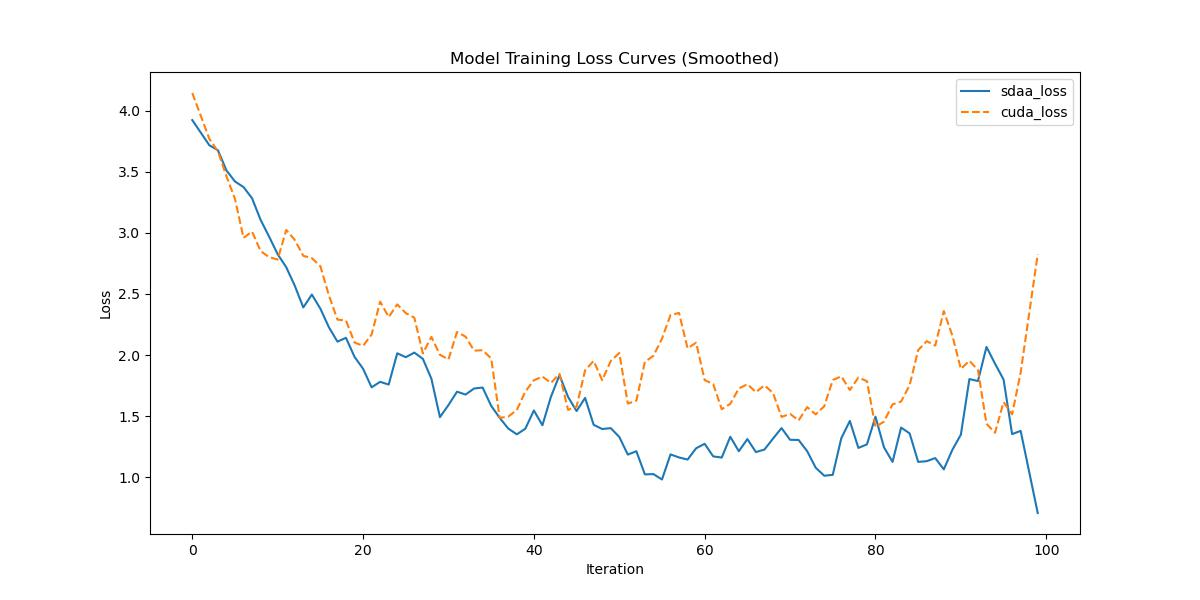

Recreate this plot in Python.
# BSD 3- Clause License Copyright (c) 2023, Tecorigin Co., Ltd. All rights
# reserved.
# Redistribution and use in source and binary forms, with or without
# modification, are permitted provided that the following conditions are met:
# Redistributions of source code must retain the above copyright notice,
# this list of conditions and the following disclaimer.
# Redistributions in binary form must reproduce the above copyright notice,
# this list of conditions and the following disclaimer in the documentation
# and/or other materials provided with the distribution.
# Neither the name of the copyright holder nor the names of its contributors
# may be used to endorse or promote products derived from this software
# without specific prior written permission.
#
# THIS SOFTWARE IS PROVIDED BY THE COPYRIGHT HOLDERS AND CONTRIBUTORS "AS IS"
# AND ANY EXPRESS OR IMPLIED WARRANTIES, INCLUDING, BUT NOT LIMITED TO, THE
# IMPLIED WARRANTIES OF MERCHANTABILITY AND FITNESS FOR A PARTICULAR PURPOSE
# ARE DISCLAIMED. IN NO EVENT SHALL THE COPYRIGHT HOLDER OR CONTRIBUTORS BE
# LIABLE FOR ANY DIRECT, INDIRECT, INCIDENTAL, SPECIAL, EXEMPLARY, OR
# CONSEQUENTIAL DAMAGES (INCLUDING, BUT NOT LIMITED TO, PROCUREMENT OF
# SUBSTITUTE GOODS OR SERVICES; LOSS OF USE, DATA, OR PROFITS; OR BUSINESS
# INTERRUPTION)
# HOWEVER CAUSED AND ON ANY THEORY OF LIABILITY, WHETHER IN CONTRACT,
# STRICT LIABILITY,OR TORT (INCLUDING NEGLIGENCE OR OTHERWISE)  ARISING IN ANY
# WAY OUT OF THE USE OF THIS SOFTWARE, EVEN IF ADVISED OF THE POSSIBILITY
# OF SUCH DAMAGE.
import re
import numpy as np
import matplotlib.pyplot as plt
from scipy.signal import savgol_filter
def compare_loss(benchmark_loss_array, sdaa_loss_array):

    # 截取后50个step的数据
    benchmark_loss_array = benchmark_loss_array[-50:]
    sdaa_loss_array = sdaa_loss_array[-50:]
    def MeanRelativeError(cuda_loss, sdaa_loss):
        return ((sdaa_loss - cuda_loss) / cuda_loss).mean()

    def MeanAbsoluteError(cuda_loss, sdaa_loss):
        return (sdaa_loss - cuda_loss).mean()

    benchmark_mean_loss = benchmark_loss_array
    sdaa_mean_loss = sdaa_loss_array

    benchmark_compare_loss = benchmark_mean_loss
    sdaa_compare_loss = sdaa_mean_loss
    mean_relative_error = MeanRelativeError(benchmark_compare_loss, sdaa_compare_loss)
    mean_absolute_error = MeanAbsoluteError(benchmark_compare_loss, sdaa_compare_loss)

    print("MeanRelativeError:", mean_relative_error)
    print("MeanAbsoluteError:", mean_absolute_error)

    if mean_relative_error <= mean_absolute_error:
        print("Rule,mean_relative_error", mean_relative_error)
    else:
        print("Rule,mean_absolute_error", mean_absolute_error)

    print_str = f"{mean_relative_error=} <= 0.05 or {mean_absolute_error=} <= 0.0002"
    if mean_relative_error <= 0.05 or mean_absolute_error <= 0.0002:
        print('pass', print_str)
        return True, print_str
    else:
        print('fail', print_str)
        return False, print_str

def parse_string(string):
    #默认取rank 0 进行对比，这里根据情况修改
    pattern=r"rank : 0  train.loss : ([\d\.e-]+)"
    pattern1=r"|Loss: ([\d\.e-]+)"
    match = re.findall(pattern, string)  or re.findall(pattern1, string)
    return match

def parse_loss(ret_list):
    step_num=len(ret_list)
    loss_arr = np.zeros(shape=(step_num, ))
    i=0
    for loss in ret_list:
        loss = float(loss)
        loss_arr[i] = loss
        i+=1
        if i>=step_num: break
    print(loss_arr)
    return loss_arr


def plot_loss(sdaa_loss,a100_loss):
    fig, ax = plt.subplots(figsize=(12, 6))

    smoothed_losses = savgol_filter(sdaa_loss, 5, 1)
    x = list(range(len(sdaa_loss)))
    ax.plot(x, smoothed_losses, label="sdaa_loss")

    smoothed_losses = savgol_filter(a100_loss, 5, 1)
    x = list(range(len(a100_loss)))
    ax.plot(x, smoothed_losses, "--", label="cuda_loss")

    ax.set_xlabel("Iteration")
    ax.set_ylabel("Loss")
    ax.set_title("Model Training Loss Curves (Smoothed)")
    ax.legend()
    plt.savefig("loss.jpg")

if __name__=="__main__":
    from argparse import ArgumentParser,ArgumentTypeError
    parser = ArgumentParser(description='modelzoo')
    parser.add_argument('--sdaa-log', type=str,default="sdaa.log")
    parser.add_argument('--cuda-log', type=str,default="cuda.log")
    args=parser.parse_args()

    sdaa_log = args.sdaa_log   
    with open(sdaa_log, 'r') as f:
        s = f.read()
    sdaa_res = parse_string(s)

    a100_log = args.cuda_log  
    with open(a100_log, 'r') as f:
        s = f.read()
    a100_res = parse_string(s)
    length=min(len(a100_res),len(sdaa_res))
    sdaa_loss = parse_loss(sdaa_res[:length])
    a100_loss = parse_loss(a100_res[:length])
    compare_loss(a100_loss, sdaa_loss) # 比较loss
    plot_loss(sdaa_loss,a100_loss) # 对比loss曲线图
